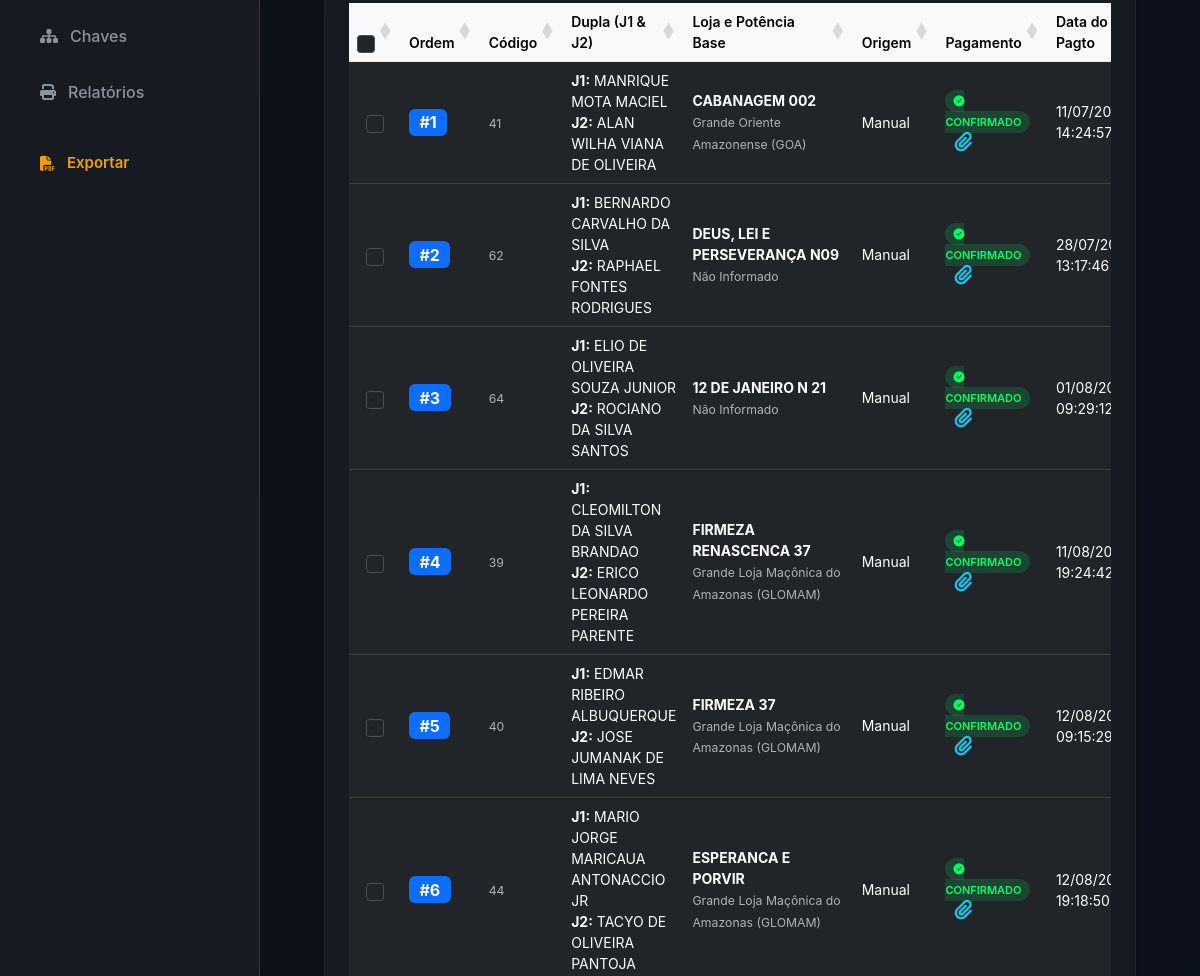
Before: /gestao/ (middle part) with the older database file.
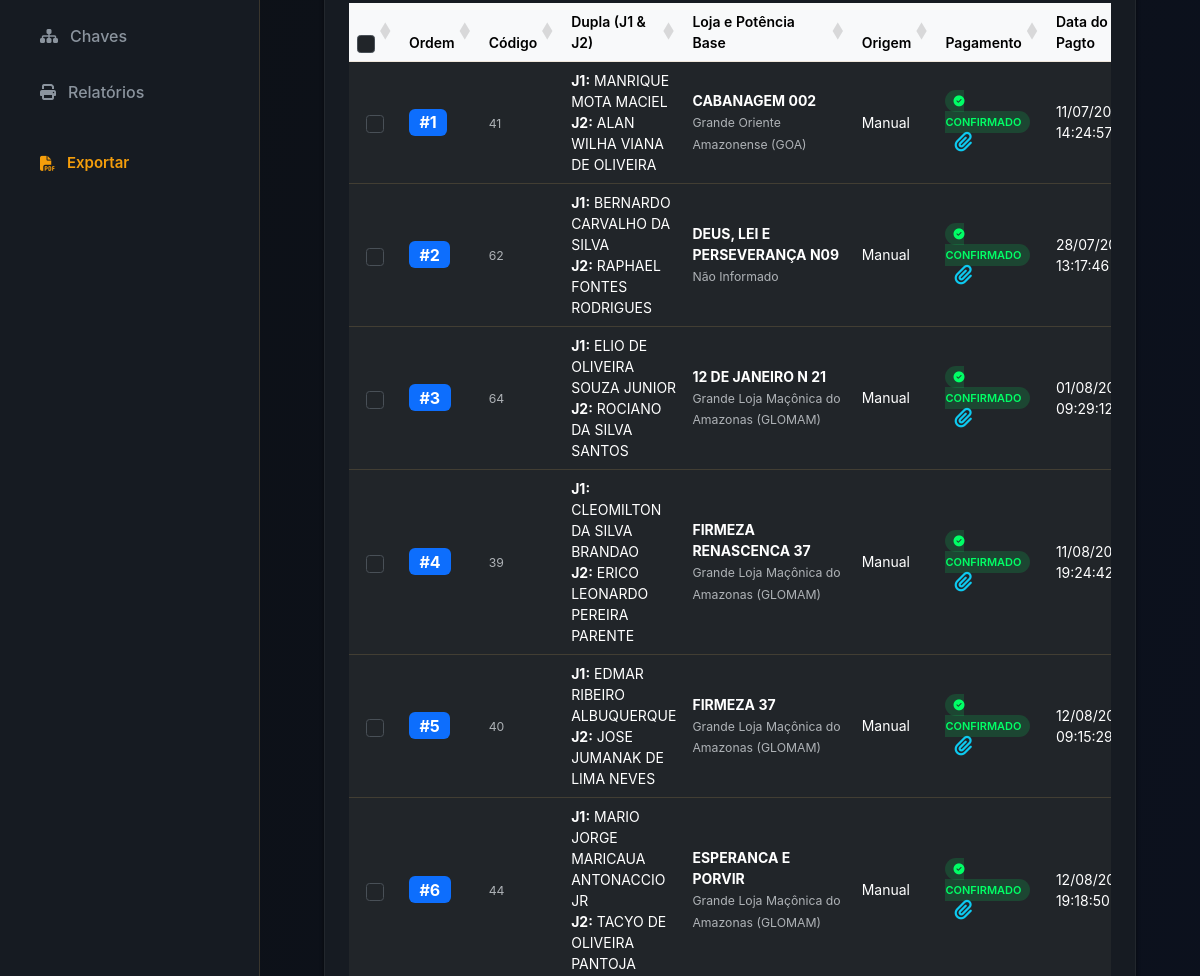
After: the same page with the newer database file.
### dashboard/models.py (models this page shows, shortened)
class Dupla(models.Model):
    STATUS_CHOICES = [
        ('Pendente', 'Pendente'),
        ('Confirmado', 'Confirmado'),
    ]
    STATUS_INSCRICAO_CHOICES = [
        ('Pendente', 'Pendente'),
        ('Validada', 'Validada'),
        ('Inscrita', 'Inscrita'),
        ('Cancelada', 'Cancelada'),
        ('Teste', 'Teste'),
        ('Impugnada', 'Impugnada'),
        ('Eliminada', 'Eliminada'),
    ]
    status_inscricao = models.CharField(
        'Status da Inscrição',
        max_length=20,
        choices=STATUS_INSCRICAO_CHOICES,
        default='Pendente'
    )
    purgado = models.BooleanField('Registro Purgado?', default=False, help_text='Marcado quando o usuário deleta a inscrição na UI')
    origem = models.CharField(
        'Origem da Inscrição',
        max_length=50,
        choices=[('Eletrônico', 'Eletrônico (Google Forms)'), ('Manual', 'Ficha Manual (Física)')],
        default='Eletrônico'
    )
    data_hora = models.CharField('Data da Inscrição', max_length=100, blank=True, null=True)
    nome_jogador1 = models.CharField(max_length=200, verbose_name="Nome J1")
    apelido_jogador1 = models.CharField(max_length=100, blank=True, null=True, verbose_name="Apelido J1")
    cim_jogador1 = models.CharField(max_length=50, blank=True, null=True, verbose_name="CIM J1")
    idade_jogador1 = models.PositiveIntegerField('Idade J1', blank=True, null=True)
    profissao_jogador1 = models.CharField('Profissão J1', max_length=150, blank=True, null=True)
    telefone_jogador1 = models.CharField('Telefone J1', max_length=20, blank=True, null=True)
    email_jogador1 = models.EmailField('E-mail J1', blank=True, null=True)
    potencia_jogador1 = models.ForeignKey('Potencia', on_delete=models.SET_NULL, null=True, blank=True, related_name='jogadores1')
    loja_jogador1 = models.CharField('Loja Jogador 1', max_length=200, blank=True, null=True)
    nome_jogador2 = models.CharField('Nome Jogador 2', max_length=200, blank=True, null=True)
    apelido_jogador2 = models.CharField('Apelido J2', max_length=100, blank=True, null=True)
    cim_jogador2 = models.CharField(max_length=50, blank=True, null=True, verbose_name="CIM J2")
    idade_jogador2 = models.PositiveIntegerField('Idade J2', blank=True, null=True)
    profissao_jogador2 = models.CharField('Profissão J2', max_length=150, blank=True, null=True)
    telefone_jogador2 = models.CharField('Telefone J2', max_length=20, blank=True, null=True)
    email_jogador2 = models.EmailField('E-mail J2', blank=True, null=True)
    potencia_jogador2 = models.ForeignKey('Potencia', on_delete=models.SET_NULL, null=True, blank=True, related_name='jogadores2')
    loja_jogador2 = models.CharField('Loja Jogador 2', max_length=200, blank=True, null=True)
    acompanhantes_j1_adultos = models.PositiveIntegerField('Adultos J1', default=0)
    acompanhantes_j1_criancas = models.PositiveIntegerField('Crianças J1', default=0)
    acompanhantes_j2_adultos = models.PositiveIntegerField('Adultos J2', default=0)
    acompanhantes_j2_criancas = models.PositiveIntegerField('Crianças J2', default=0)
    status_pagamento = models.CharField(
        'Status do Pagamento',
        max_length=50,
        choices=STATUS_CHOICES,
        default='Pendente'
    )
    comprovante = models.OneToOneField('Comprovante', on_delete=models.SET_NULL, null=True, blank=True, related_name='dupla')
    ficha_inscricao = models.OneToOneField('FichaInscricao', on_delete=models.SET_NULL, null=True, blank=True, related_name='dupla')
    class Meta:
        verbose_name = 'Dupla'
        verbose_name_plural = 'Duplas'
        unique_together = ('nome_jogador1', 'nome_jogador2', 'data_hora')

class Comprovante(models.Model):
    arquivo = models.FileField('Arquivo do Comprovante', upload_to=upload_comprovante_path)
    pagador = models.CharField('Nome do Pagador', max_length=300, blank=True, null=True)
    banco = models.CharField('Banco', max_length=200, blank=True, null=True)
    valor = models.DecimalField('Valor Declarado', max_digits=10, decimal_places=2, blank=True, null=True)
    identificador = models.CharField('ID da Transação', max_length=200, blank=True, null=True)
    data_hora = models.DateTimeField('Data e Hora do Pagamento')
    data_upload = models.DateTimeField(auto_now_add=True)

class Potencia(models.Model):
    nome_completo = models.CharField('Nome Completo', max_length=200, unique=True)
    sigla = models.CharField('Sigla', max_length=50, unique=True)
    meta_inscricoes = models.PositiveIntegerField('Meta de Inscrições', default=0)
    class Meta:
        verbose_name = 'Potência'
        verbose_name_plural = 'Potências'

### dashboard/views.py (the view)
# urls.py: path('gestao/', views.gestao, name='gestao'),
def gestao(request):
    from django.db.models import F
    duplas = Dupla.objects.filter(purgado=False).order_by(F('comprovante__data_hora').asc(nulls_last=True), 'id')
    rank_dict = {}
    rank = 1
    for d in duplas:
        if d.comprovante_id and d.comprovante.data_hora:
            rank_dict[d.id] = rank
            rank += 1
    q = request.GET.get('q', '').strip()
    if q:
        duplas = duplas.filter(
            Q(nome_jogador1__icontains=q) |
            Q(nome_jogador2__icontains=q) |
            Q(loja_jogador1__icontains=q)
        )
    status = request.GET.get('status', '')
    if status:
        duplas = duplas.filter(status_pagamento=status)
    potencia_id = request.GET.get('potencia', '')
    if potencia_id:
        duplas = duplas.filter(potencia_jogador1__id=potencia_id)
    origem = request.GET.get('origem', '')
    if origem:
        duplas = duplas.filter(origem__icontains=origem)
    potencias = Potencia.objects.all()
    duplas_list = list(duplas)
    for d in duplas_list:
        d.numero = rank_dict.get(d.id, None)
    context = {
        'duplas': duplas_list,
        'potencias': potencias,
        'q': q,
        'status_filter': status,
        'potencia_filter': potencia_id,
        'origem_filter': origem
    }
    return render(request, 'gestao.html', context)

### templates/gestao.html (shortened to what the changed rows need)
{% load static %}
<!DOCTYPE html>
<html lang="pt-BR" data-bs-theme="dark">
<head>
    <link href="https://cdn.jsdelivr.net/npm/bootstrap@5.3.2/dist/css/bootstrap.min.css" rel="stylesheet">
    <link rel="stylesheet" href="https://cdnjs.cloudflare.com/ajax/libs/font-awesome/6.4.0/css/all.min.css">
    <link href="https://cdn.datatables.net/1.13.6/css/dataTables.bootstrap5.min.css" rel="stylesheet">
    <link rel="stylesheet" href="{% static 'css/style.css' %}">
</head>
<body>
<div class="dashboard-container">
    <main class="main-content" style="height: 100vh; overflow-y: auto;">
        <div class="container-fluid px-4 py-4">
    <div class="gestao-card">
        <div class="table-responsive">
            <table id="duplasTable" class="table table-hover align-middle w-100">
                <thead class="table-light">
                    <tr>
                        <th style="width: 40px;" class="text-center">
                            <input type="checkbox" id="selectAll" class="custom-checkbox form-check-input">
                        </th>
                        <th>Ordem</th>
                        <th>Código</th>
                        <th>Dupla (J1 & J2)</th>
                        <th>Loja e Potência Base</th>
                        <th>Origem</th>
                        <th>Pagamento</th>
                        <th>Data do Pagto</th>
                    </tr>
                </thead>
                <tbody id="duplasTbody">
                    {% for dupla in duplas %}
                    <tr>
                        <td class="text-center">
                            <input type="checkbox" class="dupla-check custom-checkbox form-check-input" value="{{ dupla.id }}">
                        </td>
                        <td>
                            {% if dupla.numero %}
                                <span class="badge bg-primary fs-6">#{{ dupla.numero }}</span>
                            {% else %}
                                <span class="text-muted"><i class="fa-solid fa-minus"></i></span>
                            {% endif %}
                        </td>
                        <td><small class="text-muted">{{ dupla.id }}</small></td>
                        <td>
                            <strong>J1:</strong> {{ dupla.nome_jogador1 }}<br>
                            <strong>J2:</strong> {% if dupla.nome_jogador2 %}{{ dupla.nome_jogador2 }}{% else %}<span class="text-muted">Sem parceiro</span>{% endif %}
                        </td>
                        <td>
                            <strong>{{ dupla.loja_jogador1|default:"Não Informado" }}</strong><br>
                            <small class="text-muted">{{ dupla.potencia_jogador1.nome_completo|default:"Não Informado" }}</small>
                        </td>
                        <td>{{ dupla.origem }}</td>
                        <td>
                            {% if dupla.status_pagamento == 'Confirmado' %}
                                <span class="status-badge status-confirmado"><i class="fa-solid fa-check-circle"></i> Confirmado</span>
                            {% else %}
                                <span class="status-badge status-pendente"><i class="fa-solid fa-clock"></i> Pendente</span>
                            {% endif %}
                            {% if dupla.comprovante and dupla.comprovante.arquivo %}
                                <button class="btn btn-sm btn-link text-info p-0 ms-2" onclick="openComprovanteModal({{ dupla.id }}, '{{ dupla.comprovante.arquivo.url }}')" title="Ver Comprovante">
                                    <i class="fa-solid fa-paperclip fs-5"></i>
                                </button>
                            {% endif %}
                        </td>
                        <td data-sort="{% if dupla.comprovante and dupla.comprovante.data_hora %}{{ dupla.comprovante.data_hora|date:'YmdHis' }}{% else %}99999999999999{% endif %}">
                            {% if dupla.comprovante and dupla.comprovante.data_hora %}
                                {{ dupla.comprovante.data_hora|date:"d/m/Y H:i:s" }}
                            {% else %}
                                <span class="text-muted"><i class="fa-solid fa-minus"></i></span>
                            {% endif %}
                        </td>
                    </tr>
                    {% endfor %}
                </tbody>
            </table>
        </div>
        </div>
    </main>
</div>
</body>
</html>

Changed rows visible on the page:
changed Dupla "ELIO DE OLIVEIRA SOUZA JUNIOR": potencia_jogador1.nome_completo "Não Informado" → "Grande Loja Maçônica do Amazonas (GLOMAM)"
